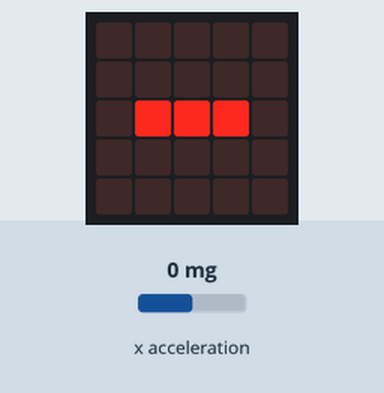
This program was run on a simulated BBC micro:bit running MicroPython. Parts: the board's 5×5 LED display. The test bench sets the inputs (shaded band); at power-on: x acceleration 0 mg.

Above: at 1.2 s.
1.3 s: x acceleration set to -19 mg
2.8 s: x acceleration set to -23 mg
At 3.8 s:
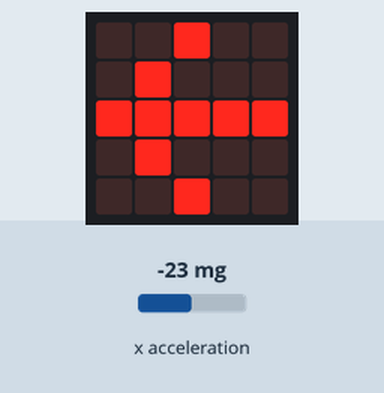
4.7 s: x acceleration set to 750 mg
At 5.3 s:
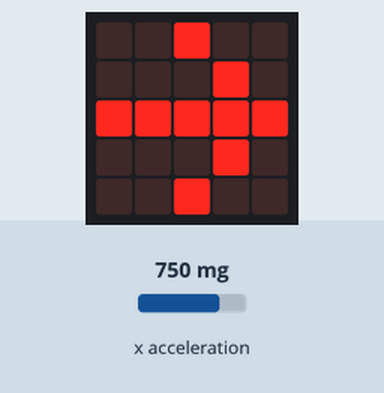
6.2 s: x acceleration set to 22 mg
7.7 s: x acceleration set to 18 mg
At 8.8 s:
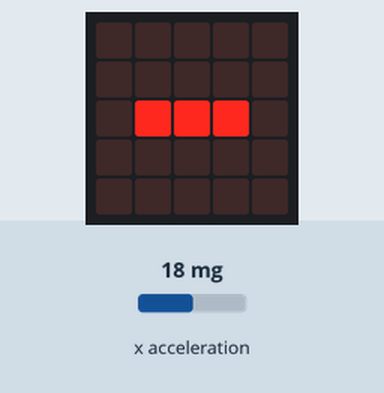
9.2 s: x acceleration set to -1440 mg
At 10.4 s:
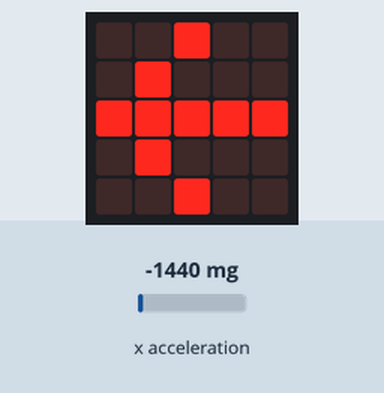
Timing chart, 0 to 11.8 s (numbered marks = the images above; inputs shaded):
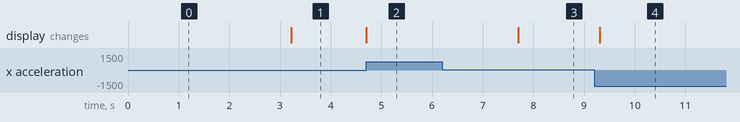

The program:

05_vatupassi.py
```python
from microbit import *
# 05_vatupassi.py
while True:
    x = accelerometer.get_x()
    if x > 20:
        display.show(Image.ARROW_E)
    if x < -20:
        display.show(Image.ARROW_W)
    if x >= -20 and x <= 20:
        display.show("--")
```

Measured:
- the behaviour switches between -20 and -21 mg on x acceleration (found by bisection; images 0 and 1)
- the behaviour switches between 21 and 20 mg on x acceleration (found by bisection; images 2 and 3)
- after the input at 1.3 s, every drawn part: stays the same
- after the input at 2.8 s, the display: changes after 0.42 s (image 1)
- after the input at 4.7 s, the display: changes at once (image 2)
- after the input at 6.2 s, every drawn part: stays the same
- after the input at 7.7 s, the display: changes at once (image 3)
- after the input at 9.2 s, the display: changes after 0.11 s (image 4)
